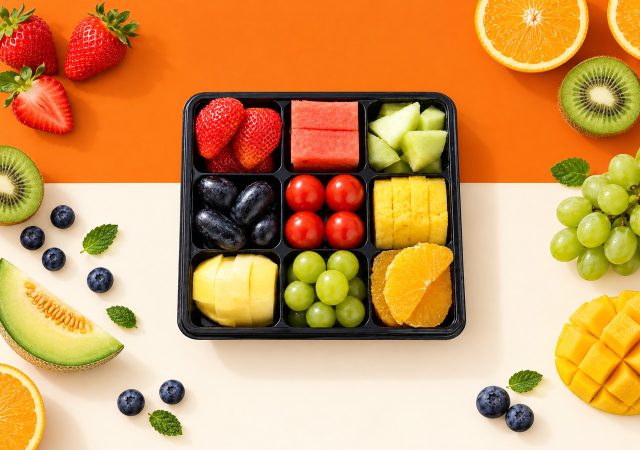
#> input picture deliverables/하복당_과일박스_배민_1280x900_A.jpg, 1280 x 900 px (shown at 1/2 size)
$ python overlay_seohyun.py '../하복당_과일박스_배민_1280x900_A.jpg' '../하복당_과일박스_배민_1280x900_B.jpg'
#> lines starting #> are read from the running program, lines starting #| are printed output that depends on the picture
"""Put the original banner's left panel, menu text, bottom-right text and icons onto a new 21:9 scene."""
import sys
import numpy as np
from PIL import Image
D = '/tmp/claude-0/-home-user-123/95f16457-453a-5fac-9901-17b12c6ad84d/scratchpad/seohyun/'
src, name = sys.argv[1], sys.argv[2]
W, H = 1925, 817
g = Image.open(src).convert('RGB')
#> g is the input picture: PIL image 1280x900 RGB; mean R, G, B 206.9, 151.7, 91.2
gh = round(g.height * W / g.width)
#> gh = 1354
g = g.resize((W, gh), Image.LANCZOS)
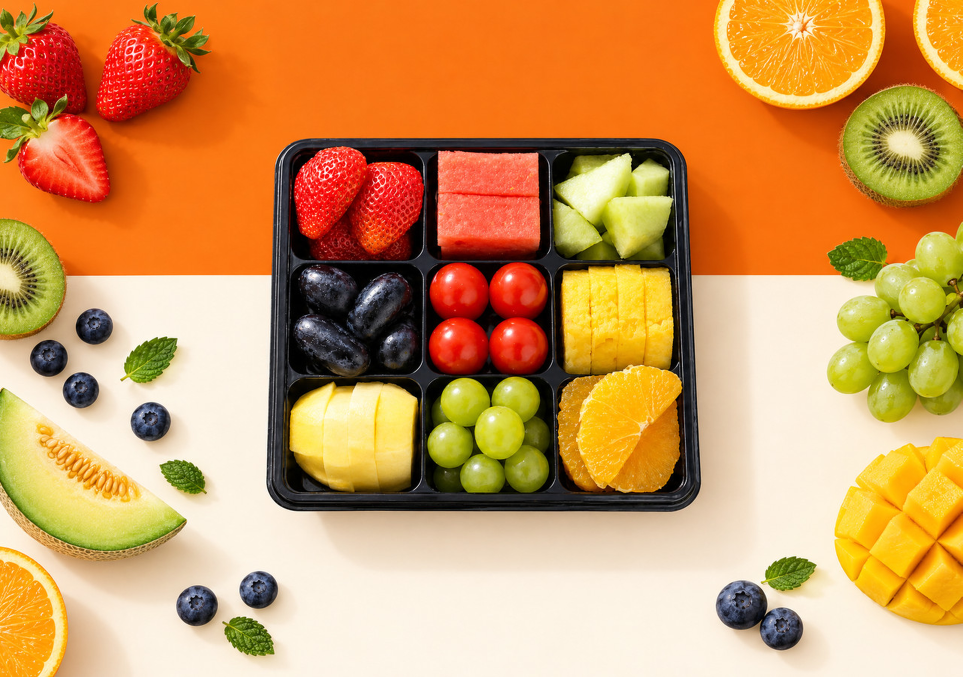
#> g: PIL image 1925x1354 RGB (shown at 1/2 size); mean R, G, B 206.9, 151.7, 91.3
dy = (gh - H) // 2
#> dy = 268
out = np.array(g.crop((0, dy, W, dy + H))).astype(float)
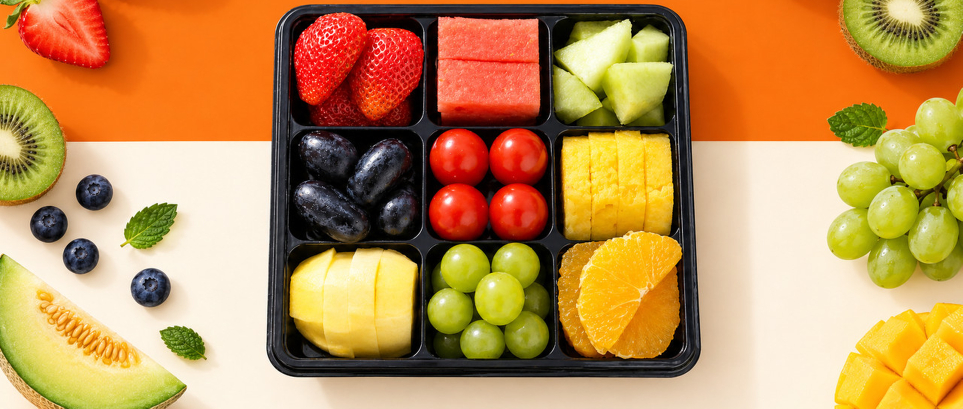
#> out: shape (817, 1925, 3) float64 (shown at 1/2 size); mean R, G, B 189.7, 143, 83.7
#> (the run stopped early here; a loop or call above may not have finished)
